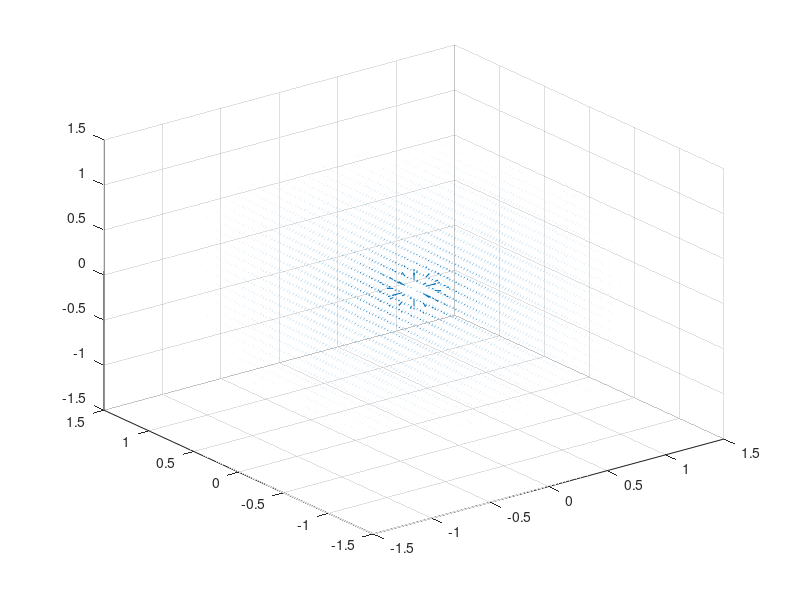

Recreate this plot in MATLAB.
function [P]=plott25
  x= -1:.1:1;
  y= -1:.1:1;
  z= -1:.1:1;
  [X,Y,Z]=meshgrid(x,y,z);
  [ m_x, n_x] = size(x);

    for k=1:n_x
      for j=1:n_x
        for i=1:n_x
E(j,i,k,1) =(1/((x(i))^2+(y(j))^2+(z(k))^2))*cos(atan2(y(j),x(i)))*sin(acos((z(k))/(sqrt((x(i))^2+(y(j))^2+(z(k))^2))));
E(j,i,k,3) =(1/((x(i))^2+(y(j))^2+(z(k))^2))*(z(k))/(sqrt((x(i))^2+(y(j))^2+(z(k))^2));
E(j,i,k,2) =(1/((x(i))^2+(y(j))^2+(z(k))^2))*sin(atan2(y(j),x(i)))*sin(acos((z(k))/(sqrt((x(i))^2+(y(j))^2+(z(k))^2))));
        end
      end
    end
 

E

 quiver3(X,Y,Z,E(:,:,:,1),E(:,:,:,2),E(:,:,:,3))
endfunction
